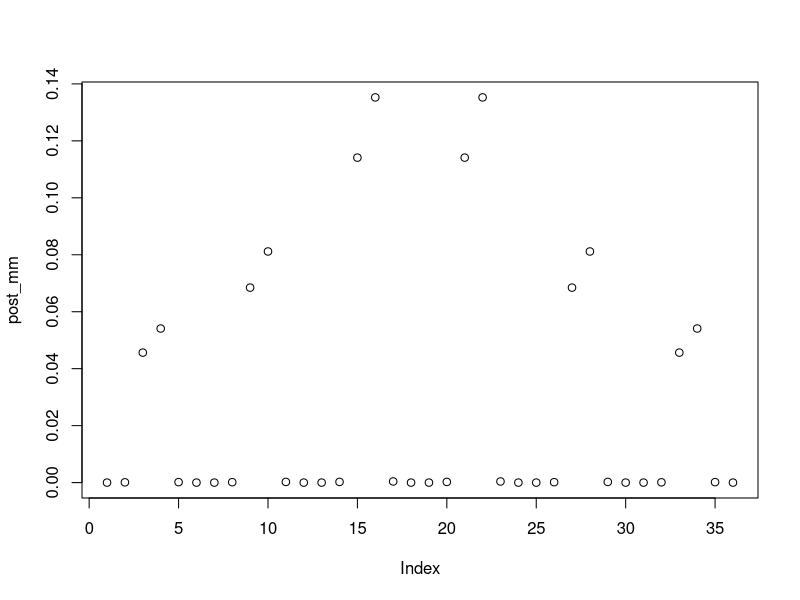

Write the R code that produced this figure.

install.packages("knitr")
install.packages("markdown")
#3.Compute the posterior distribution of . Plot this distribution, as was done in class, and
#report the posterior mean, standard deviations, and 95% credible interval.

m_input <- c(20, 30, 40, 50, 60, 70)
mm_input <- c(0.1, 0.15, 0.250, 0.25, 0.15, 0.1)
y_n <- c(38.6, 42.4, 57.5, 40.5, 51.7, 67.1, 33.4, 60.9, 64.1, 40.1, 40.7, 6.4)
y_mean <- mean(y_n)
sigma=10
Pr = numeric()

for(i in 1:length(m_input)){
  print(i)
  m = m_input[i]
  mm = mm_input[i]
  a <- 6/(2*100)*(m_input-y_mean)^2
  Pr_one =  exp(-a) *mm
  Pr = c(Pr,Pr_one)
}
post_mm = Pr/sum(Pr)
plot(post_mm)
sum(post_mm)
cbind(m_input,mm_input,post_mm)
sd(post_mm)
quantile(sd(post_mm), c(0.025, 0.975)) # for a 95% interval.
